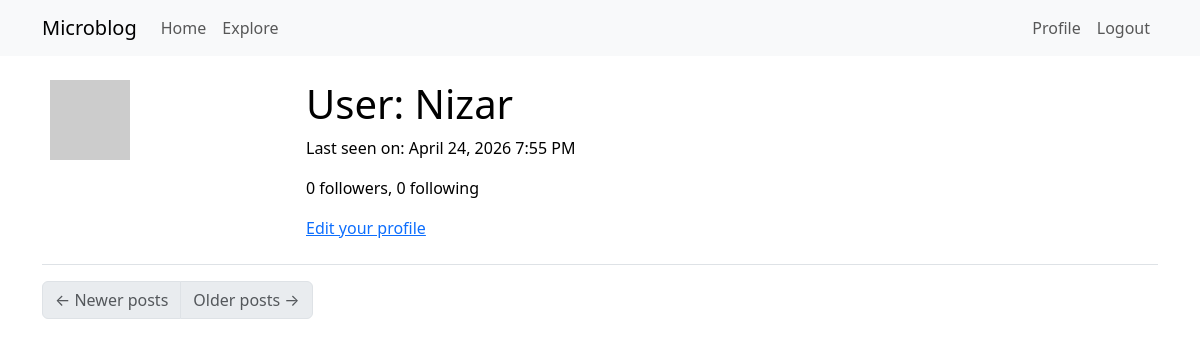
Page /user/Nizar (signed in) on the earlier database version.
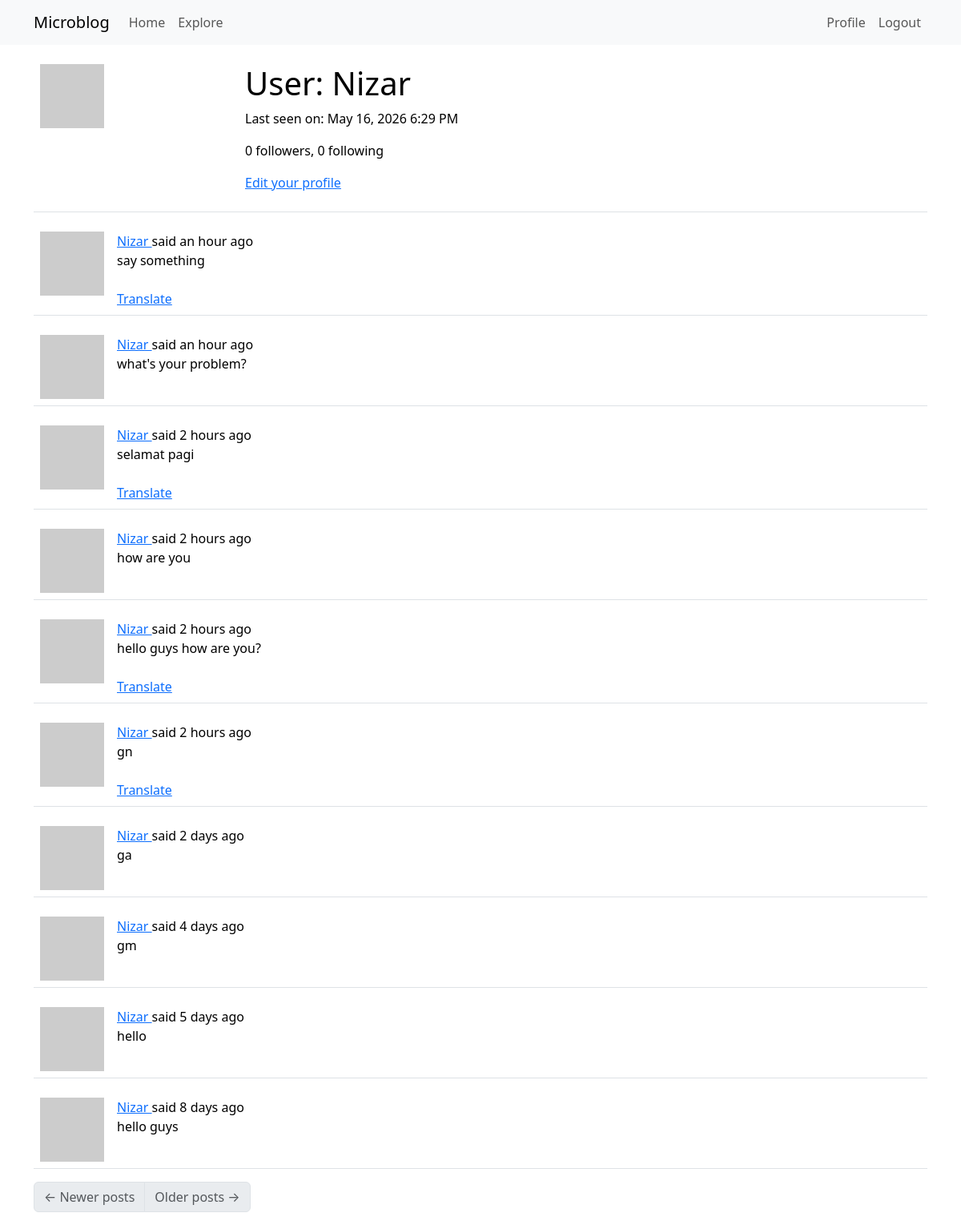
Same page on the later database version.
### app/models.py (models this page shows, shortened)
class User(UserMixin, db.Model):
    id: so.Mapped[int] = so.mapped_column(primary_key=True)
    username: so.Mapped[str] = so.mapped_column(sa.String(64), index=True,
                                                unique=True)
    email: so.Mapped[str] = so.mapped_column(sa.String(120), index=True,
                                             unique=True)
    password_hash: so.Mapped[Optional[str]] = so.mapped_column(sa.String(256))
    about_me: so.Mapped[Optional[str]] = so.mapped_column(sa.String(140))
    last_seen: so.Mapped[Optional[datetime]] = so.mapped_column(
        default=lambda: datetime.now(timezone.utc))
    posts: so.WriteOnlyMapped['Post'] = so.relationship(
        back_populates='author')
    following: so.WriteOnlyMapped['User'] = so.relationship(
        secondary=followers, primaryjoin=(followers.c.follower_id == id),
        secondaryjoin=(followers.c.followed_id == id),
        back_populates='followers')
    followers: so.WriteOnlyMapped['User'] = so.relationship(
        secondary=followers, primaryjoin=(followers.c.followed_id == id),
        secondaryjoin=(followers.c.follower_id == id),
        back_populates='following')
    def avatar(self, size):
        digest = md5(self.email.lower().encode('utf-8')).hexdigest()
        return f'https://www.gravatar.com/avatar/{digest}?d=identicon&s={size}'
    def followers_count(self):
        query = sa.select(sa.func.count()).select_from(
            self.followers.select().subquery())
        return db.session.scalar(query)
    def following_count(self):
        query = sa.select(sa.func.count()).select_from(
            self.following.select().subquery())
        return db.session.scalar(query)

class Post(db.Model):
    id: so.Mapped[int] = so.mapped_column(primary_key=True)
    body: so.Mapped[str] = so.mapped_column(sa.String(140))
    timestamp: so.Mapped[datetime] = so.mapped_column(
        index=True, default=lambda: datetime.now(timezone.utc))
    user_id: so.Mapped[int] = so.mapped_column(sa.ForeignKey(User.id),
                                               index=True)
    language: so.Mapped[Optional[str]] = so.mapped_column(sa.String(5))
    author: so.Mapped[User] = so.relationship(back_populates='posts')

### app/routes.py (the view)
@app.route('/user/<username>')
@login_required
def user(username):
    user = db.first_or_404(sa.select(User).where(User.username == username))
    page = request.args.get('page', 1, type=int)
    query = user.posts.select().order_by(Post.timestamp.desc())
    posts = db.paginate(query, page=page,
                        per_page=app.config['POSTS_PER_PAGE'],
                        error_out=False)
    next_url = url_for('user', username=user.username, page=posts.next_num) \
        if posts.has_next else None
    prev_url = url_for('user', username=user.username, page=posts.prev_num) \
        if posts.has_prev else None
    form = EmptyForm()
    return render_template('user.html', user=user, posts=posts.items,
                           next_url=next_url, prev_url=prev_url, form=form)

### app/__init__.py (called while the page is built)
def get_locale():
    return request.accept_languages.best_match(app.config['LANGUAGES'])

### app/models.py (called while the page is built)
@login.user_loader
def load_user(id):
    return db.session.get(User, int(id))

### app/routes.py (called while the page is built)
@app.before_request
def before_request():
    if current_user.is_authenticated:
        current_user.last_seen = datetime.now(timezone.utc)
        db.session.commit()
    g.locale = str(get_locale())

### app/templates/user.html (shortened to what this page needs)
{% extends "base.html" %}
{% block content %}
    <table class="table table-hover">
        <tr>
            <td width="256px"><img src="{{ user.avatar(256) }}"></td>
            <td>
                <h1>{{ _('User') }}: {{ user.username }}</h1>
                {% if user.last_seen %}
                <p>{{ _('Last seen on') }}: {{ moment(user.last_seen).format('LLL') }}</p>
                {% endif %}
                <p>{{ _('%(count)d followers', count=user.followers_count()) }}, {{ _('%(count)d following', count=user.following_count()) }}</p>
                {% if user == current_user %}
                <p><a href="{{ url_for('edit_profile') }}">{{ _('Edit your profile') }}</a></p>
                {% endif %}
            </td>
        </tr>
    </table>
    {% for post in posts %}
        {% include '_post.html' %}
    {% endfor %}
    <nav aria-label="Post navigation">
        <ul class="pagination">
            <li class="page-item{% if not prev_url %} disabled{% endif %}">
                <a class="page-link" href="{{ prev_url }}">
                    <span aria-hidden="true">&larr;</span> {{ _('Newer posts') }}
                </a>
            </li>
            <li class="page-item{% if not next_url %} disabled{% endif %}">
                <a class="page-link" href="{{ next_url }}">
                    {{ _('Older posts') }} <span aria-hidden="true">&rarr;</span>
                </a>
            </li>
        </ul>
    </nav>
{% endblock %}

### app/templates/_post.html (shortened to what this page needs)
    <table class="table table-hover">
        <tr>
            <td width="70px">
                <a href="{{ url_for('user', username=post.author.username) }}">
                    <img src="{{ post.author.avatar(70) }}" />
                </a>
            </td>
            <td>
                {{ _('%(username)s said %(when)s',
                    username=user_link, when=moment(post.timestamp).fromNow()) }}
                <br>
                <span id="post{{ post.id }}">{{ post.body }}</span>
                {% if post.language and post.language != g.locale %}
                <br><br>
                <span id="translation{{ post.id }}">
                    <a href="javascript:translate(
                                'post{{ post.id }}',
                                'translation{{ post.id }}',
                                '{{ post.language }}',
                                '{{ g.locale }}');">{{ _('Translate') }}</a>
                </span>
                {% endif %}
            </td>
        </tr>
    </table>

Differences in the rows shown:
changed User "Nizar": last_seen "April 24, 2026 7:55 PM" → "May 16, 2026 6:29 PM"
added Post: body "say something"
added Post: body "what's your problem?"
added Post: body "selamat pagi"
added Post: body "how are you"
added Post: body "hello guys how are you?"
added Post: body "gn"
added Post: body "ga"
added Post: body "gm"
added Post: body "hello"
added Post: body "hello guys"
